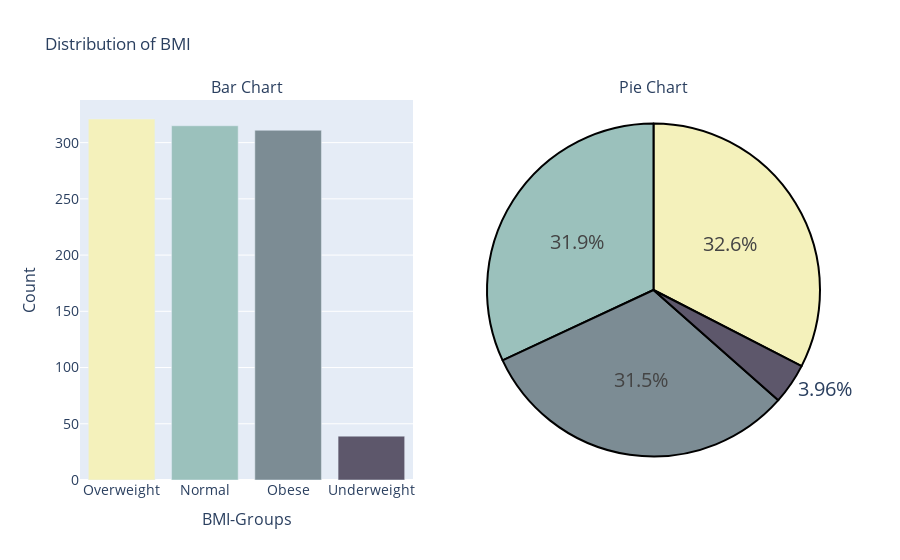

Source (notebook cell):
### Code cell
colors = ['#F4F1BB' , '#9BC1BC' ,'#7C8C94', '#5D576B']
labels = data['BMI_category'].value_counts().index
values = data['BMI_category'].value_counts()

# create pie chart

pie_chart = go.Figure(go.Pie(labels = labels, values = values, ))
pie_chart.update_traces(hoverinfo = 'label+value' , textinfo = 'percent', textfont_size = 20, 
                        marker = dict(colors = colors, line = dict( color = '#000000', width=2)))

# Bar Chart

bar_chart = go.Figure(go.Bar(x = labels, y = values, marker_color = colors))

# create subplots

fig = sp.make_subplots( rows = 1, cols = 2, column_width = [0.5,0.5], specs = [[{'type' : 'bar'}, {'type' : 'pie'}]],
                      subplot_titles = ("Bar Chart", "Pie Chart"))

# Add charts to subplots

fig.add_trace(bar_chart.data[0], row=1, col=1)
fig.add_trace(pie_chart.data[0], row=1, col=2)

# Update layout
fig.update_layout(showlegend=False,title_text="Distribution of BMI",
                xaxis=dict(title='BMI-Groups',titlefont_size=16,tickfont_size=14,),
                yaxis=dict(title='Count',titlefont_size=16,tickfont_size=14,))

# Show subplots
fig.show()

### Figure 1 — Plotly figure (JSON) as saved in the notebook; plotly's stock layout.template omitted (floating-point values rounded to 4 significant figures)
{"data": [{"marker": {"color": ["#F4F1BB", "#9BC1BC", "#7C8C94", "#5D576B"]}, "type": "bar", "x": ["Overweight", "Normal", "Obese", "Underweight"], "xaxis": "x", "y": [321, 315, 311, 39], "yaxis": "y"}, {"domain": {"x": [0.55, 1.0], "y": [0.0, 1.0]}, "hoverinfo": "label+value", "labels": ["Overweight", "Normal", "Obese", "Underweight"], "marker": {"colors": ["#F4F1BB", "#9BC1BC", "#7C8C94", "#5D576B"], "line": {"color": "#000000", "width": 2}}, "textfont": {"size": 20}, "textinfo": "percent", "type": "pie", "values": [321, 315, 311, 39]}], "layout": {"annotations": [{"font": {"size": 16}, "showarrow": false, "text": "Bar Chart", "x": 0.225, "xanchor": "center", "xref": "paper", "y": 1.0, "yanchor": "bottom", "yref": "paper"}, {"font": {"size": 16}, "showarrow": false, "text": "Pie Chart", "x": 0.775, "xanchor": "center", "xref": "paper", "y": 1.0, "yanchor": "bottom", "yref": "paper"}], "showlegend": false, "title": {"text": "Distribution of BMI"}, "xaxis": {"anchor": "y", "domain": [0.0, 0.45], "tickfont": {"size": 14}, "title": {"font": {"size": 16}, "text": "BMI-Groups"}}, "yaxis": {"anchor": "x", "domain": [0.0, 1.0], "tickfont": {"size": 14}, "title": {"font": {"size": 16}, "text": "Count"}}}}
